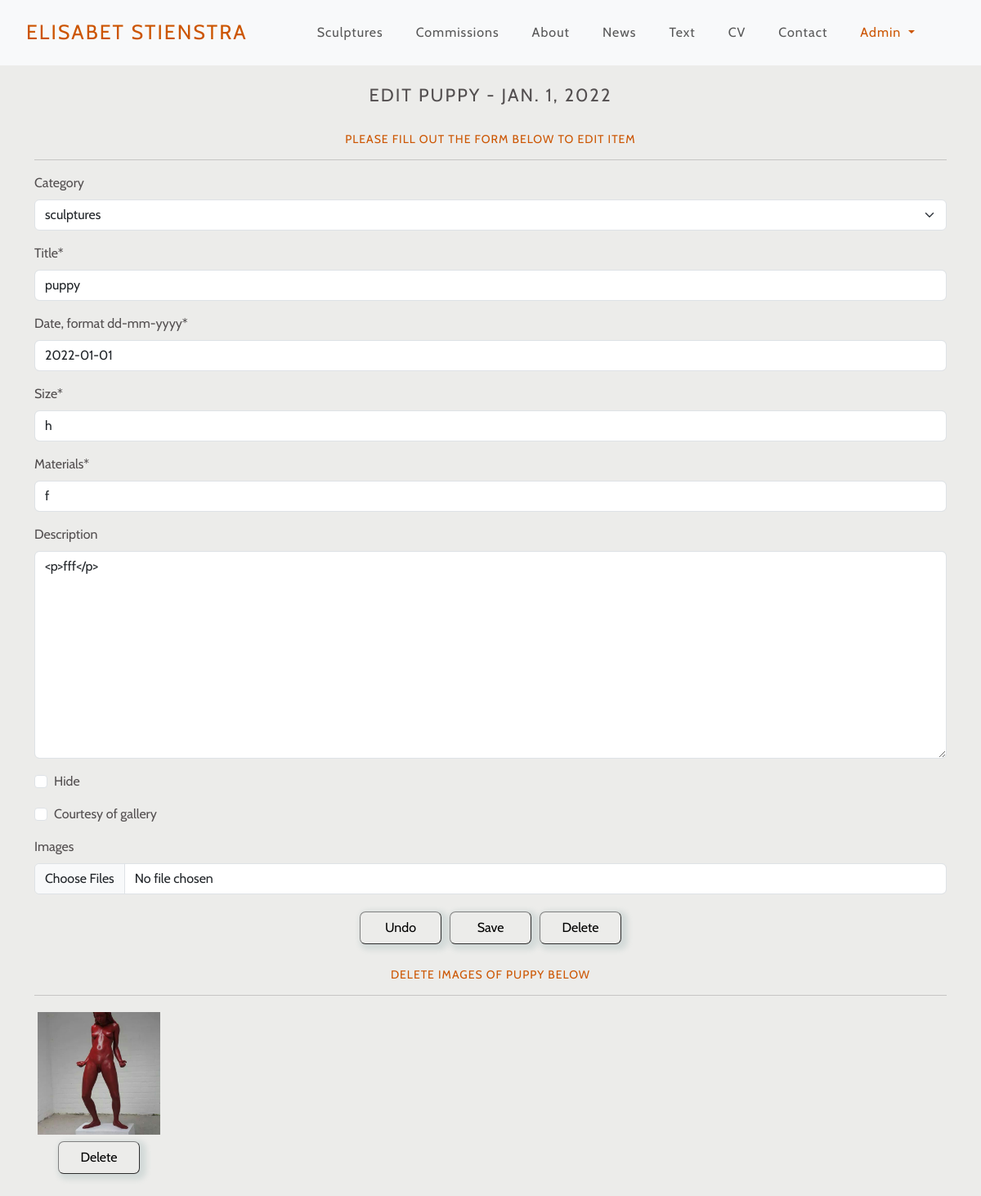
Page /oeuvre/edit_work/24/ (signed in) on the earlier database version.
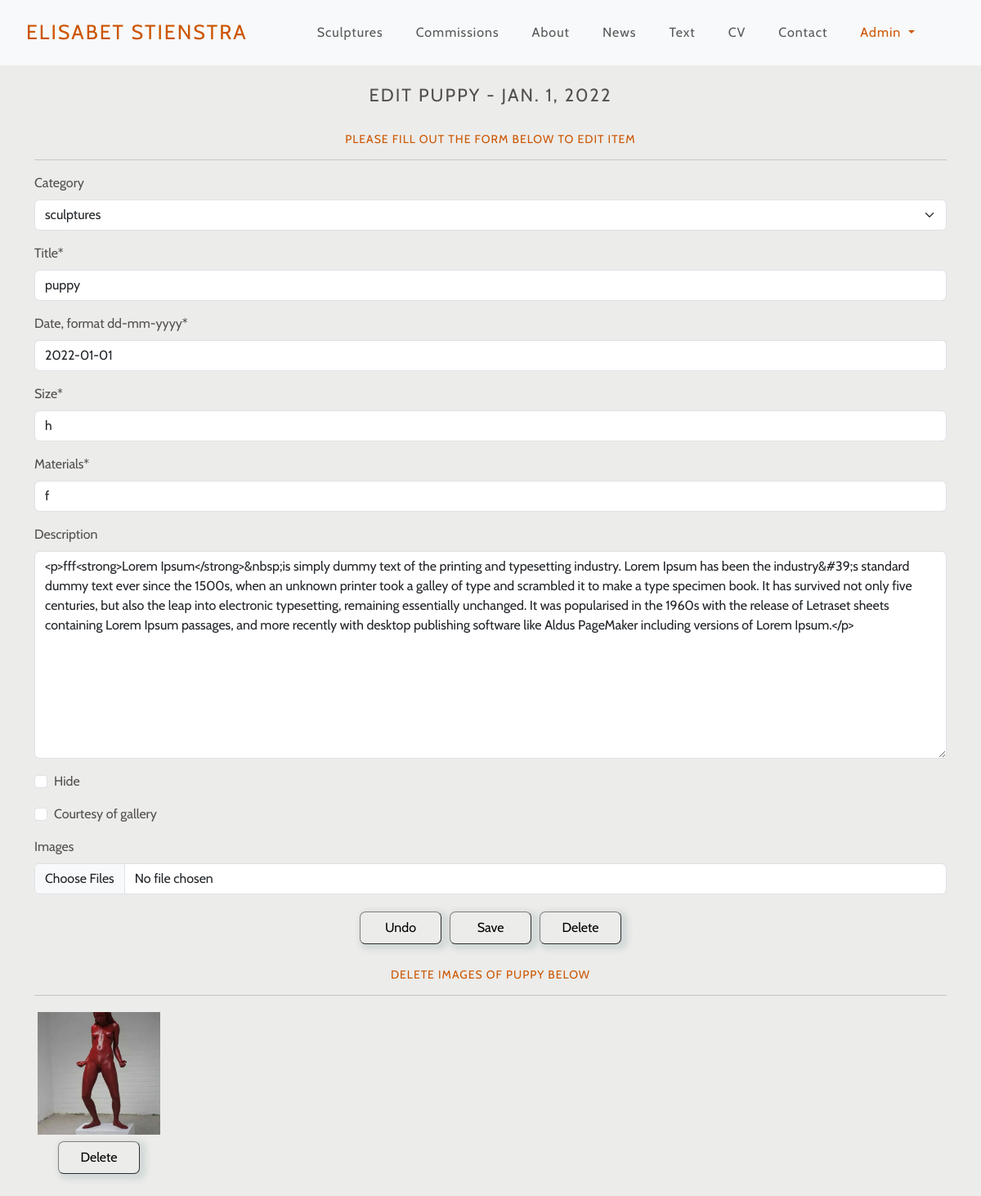
Same page on the later database version.
### oeuvre/models.py (models this page shows, shortened)
class Work(models.Model):
    category = models.ForeignKey(
        'Category', null=True, blank=True,
        on_delete=models.SET_NULL, related_name='category')
    title = models.CharField(max_length=254)
    date = models.DateField(verbose_name ='date, format dd-mm-yyyy')
    size = models.CharField(max_length=100)
    materials = models.CharField(max_length=254)
    description = RichTextField(null=True, blank=True)
    hide = models.BooleanField(default=False)
    courtesy_of_gallery = models.BooleanField(default=False)
    class Meta:
        ordering = ('-date', )

### oeuvre/views.py (the view)
# urls.py: path('edit_work/<work_id>/', views.edit_work, name='edit_work'),
@login_required
@csp_exempt
def edit_work(request, work_id):
    if not request.user.is_superuser:
        sweetify.toast(request, 'Only an Admin can access this page', icon="error", timer=2000,
                            timerProgressBar=True)
        return redirect(reverse('home'))
    work = get_object_or_404(Work, pk=work_id)
    images = Image.objects.filter(work__id=work_id)
    if request.method == 'POST':
        form = WorkForm(request.POST, request.FILES, instance=work)
        imageform = ImageForm(request.POST, request.FILES)
        if form.is_valid():
            o = form.save()
            files = request.FILES.getlist('images')
            for f in files:
                Image.objects.create(work=o, image=f)
            sweetify.toast(request, f'Succesfully edited {work.title}', icon="success", timer=2000,
                            timerProgressBar=True)
            return redirect(reverse('oeuvre_management'))
        else:
            sweetify.toast(request, 'Failed to edit item. Please check your input', icon="error", timer=2000,
                            timerProgressBar=True)
    else:
        form = WorkForm(instance=work)
        imageform = ImageForm()
        sweetify.toast(request, f'You are editing {work.title}', icon="info", timer=2000,
                            timerProgressBar=True)
    template = 'oeuvre/edit_work.html'
    context = {
        'form': form,
        'work': work,
        'images': images,
        'imageform': imageform,
    }
    return render(request, template, context)

### oeuvre/forms.py (shortened to what this page needs)
class WorkForm(forms.ModelForm):
    class Meta:
        model = Work
        fields = '__all__'

class ImageForm(forms.Form):
    images = MultipleFileField(required=False)

### oeuvre/models.py (called while the page is built)
    def __str__(self):
        return str(self.name)

### oeuvre/templates/oeuvre/edit_work.html (shortened to what this page needs)
{% extends "base.html" %}
{% load static %}
{% block content %}
<h1 class="p-4">Edit {{ work.title }} - {{ work.date }}</h1>
<div class="container pb-4">
        <h2>Please fill out the form below to edit item</h2>
        <hr>
        <form action="{% url 'edit_work' work.id %}" method="POST" enctype="multipart/form-data" id="edit">
            <div class="margin-bottom">
                {{ form | crispy }}
                {{ imageform | crispy }}
            </div>
                <div class="m-auto text-center pb-4">
                    <button onclick="history.back()">Undo</button><button type="submit">Save</button><a data-bs-toggle="modal" data-bs-target="#modal-delete" data-bs-link="{% url 'delete_work' work.id %}"><button>Delete</button></a>
                </div>
        </form>
        <h2>Delete images of {{ work.title }} below</h2>
        <hr>
        <table>
            <tr>
                {% for image in images %}
                <td>
                    <div>
                        <div class="m-auto text-center">
                            <img class="thumbnail" src="{{image.image.url}}">
                        </div>
                        <div class="m-auto text-center">
                            <a data-bs-toggle="modal" data-bs-target="#modal-delete" data-bs-link="{% url 'delete_image' image.id image.work.id %}"><button>Delete</button></a>
                        </div>
                    </div>
                </td>
                {% endfor %}
		</tr>
	</table>
</div>
{% endblock %}

Differences in the rows shown:
changed Work "PUPPY": description "<p>fff</p>" → "<p>fff<strong>Lorem Ipsum</strong>&nbsp;is simply dummy text of the printing and typesetting industry. Lorem Ipsum has been the industry&#39;s standard dummy text ever since the 1500s, when an unknown printer took a galley of type and scrambled it to make a type specimen book. It has survived not only five centuries, but also the leap into electronic typesetting, remaining essentially unchanged. It was popularised in the 1960s with the release of Letraset sheets containing Lorem Ipsum passages, and more recently with desktop publishing software like Aldus PageMaker including versions of Lorem Ipsum.</p>"
